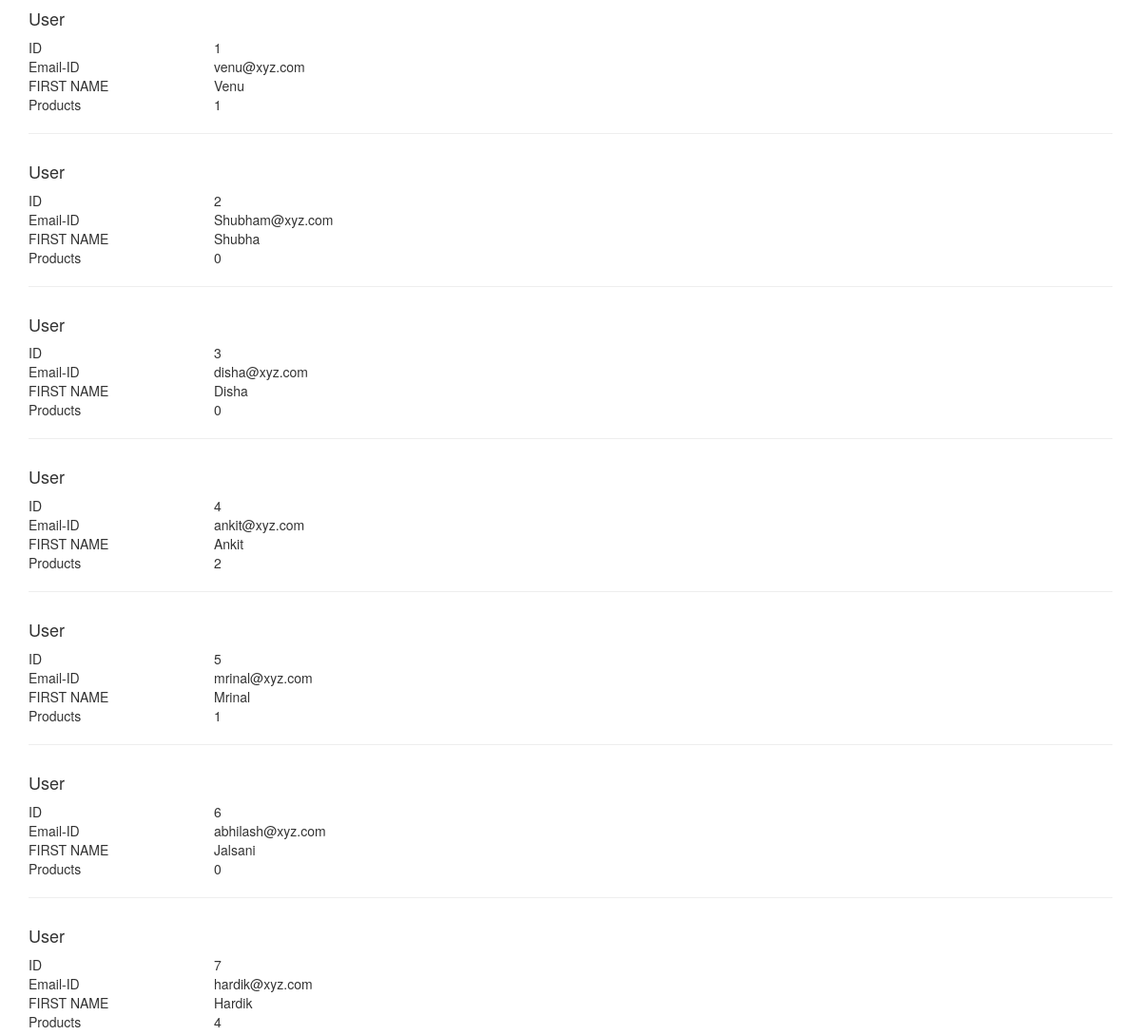
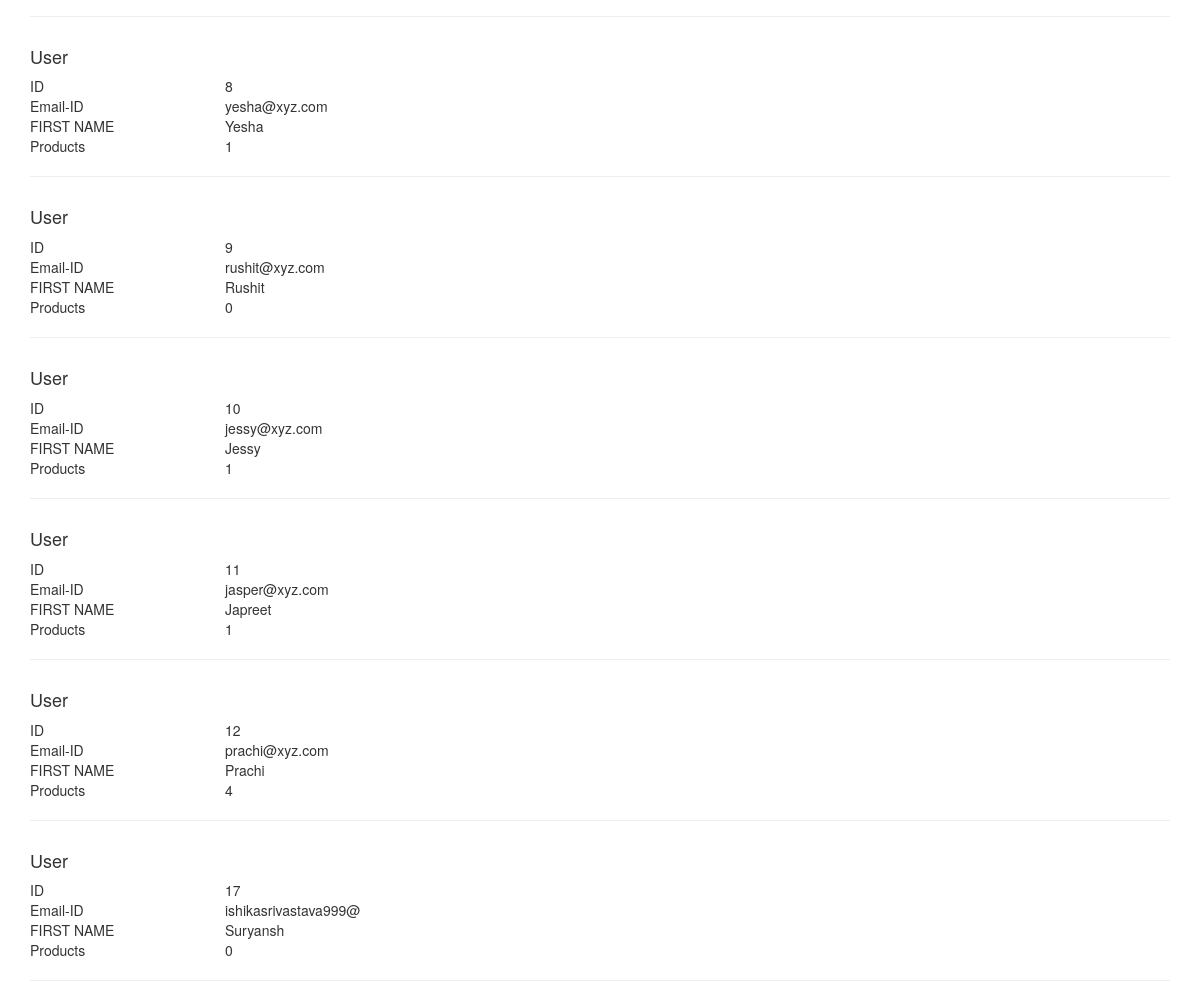
Screenshot of /users_database.php with the database file from the repository (2 pictures, top to bottom).
### tables this page shows
CREATE TABLE IF NOT EXISTS `users` (
  `id` int(11) NOT NULL AUTO_INCREMENT,
  `email_id` varchar(20) NOT NULL,
  `first_name` varchar(20) NOT NULL,
  `last_name` varchar(20) DEFAULT NULL,
  `phone` int(10) NOT NULL,
  `registration_time` timestamp NOT NULL DEFAULT current_timestamp() ON UPDATE current_timestamp(),
  PRIMARY KEY (`id`)
);

### users_database.php (the view, shortened to what this page needs)
<?php
        $con = mysqli_connect("localhost", "root", "", "ecommerce")or die($mysqli_error($con));
        $select_query = "SELECT id, email_id, first_name FROM users";
        $select_query_result = mysqli_query($con, $select_query) or die(mysqli_error($con));
        ?>
<!DOCTYPE html>
<html>
    <head>
        <link rel="stylesheet" href="https://maxcdn.bootstrapcdn.com/bootstrap/3.3.7/css/bootstrap.min.css">
    </head>
    <body>
        <div class="container">
            <?php while($row = mysqli_fetch_array($select_query_result)){ ?>
            <div class="row">
                <div class="col-lg-12"><h4>User</h4></div>
            </div>
            <div class="row">
                <div class="col-xs-2">ID</div>
                <div class="col-xs-10"><?php echo $row['id']; ?></div>
            </div>
            <div class="row">
                <div class="col-xs-2">Email-ID</div>
                <div class="col-xs-10"><?php echo $row['email_id']; ?></div>
            </div>
            <div class="row">
                <div class="col-xs-2">FIRST NAME</div>
                <div class="col-xs-10"><?php echo $row['first_name']; ?></div>
            </div>
            <div class="row">
                <div class="col-xs-2">Products</div>
                <div class="col-xs-10"><?php echo number_of_products_purchased($con, $row['id']); ?></div>
            </div>
            <hr/>
           <?php } ?>
        </div>
    </body>
</html>
<?php
function number_of_products_purchased($con, $user_id){
    $users_products_query = "SELECT id FROM users_products WHERE user_id = '$user_id'";
    $users_products_result = mysqli_query($con, $users_products_query);
    $number_of_products = mysqli_num_rows($users_products_result);
    return $number_of_products;
}
?>

### rows the page displays
users: id "1", email "venu@xyz.com", first_name "Venu"
users: id "2", email "Shubham@xyz.com", first_name "Shubha", id "0"
users: id "3", email "disha@xyz.com", first_name "Disha", id "0"
users: id "4", email "ankit@xyz.com", first_name "Ankit", id "2"
users: id "5", email "mrinal@xyz.com", first_name "Mrinal", id "1"
users: id "6", email "abhilash@xyz.com", first_name "Jalsani", id "0"
users: id "7", email "hardik@xyz.com", first_name "Hardik", id "4"
users: id "8", email "yesha@xyz.com", first_name "Yesha", id "1"
users: id "9", email "rushit@xyz.com", first_name "Rushit", id "0"
users: id "10", email "jessy@xyz.com", first_name "Jessy", id "1"
users: id "11", email "jasper@xyz.com", first_name "Japreet", id "1"
users: id "12", email "prachi@xyz.com", first_name "Prachi", id "4"
users: id "17", email "ishikasrivastava999@", first_name "Suryansh", id "0"
